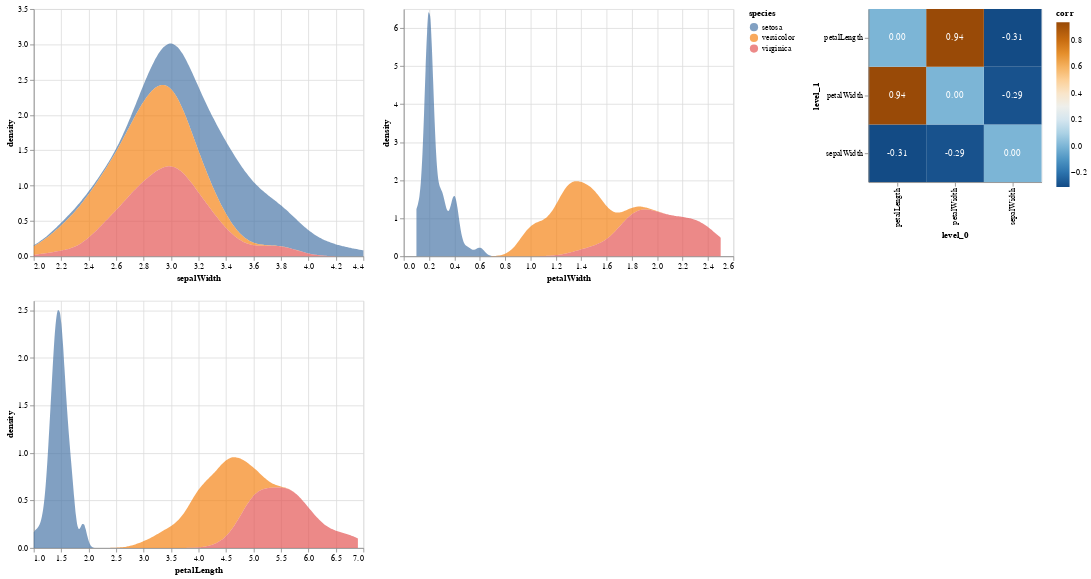

The notebook cell this image was saved under:
### Code cell
dataframe, plots = arid_eda(df, 'species', 'categorical', features = ['sepalWidth', 'petalWidth', 'petalLength'])
plots

### Figure 1 — Vega-Lite specification as saved in the notebook (floating-point values rounded to 4 significant figures; data arrays with more than 128 entries replaced by an {"elided": "..."} marker saying what was removed)
{"config": {"view": {"continuousWidth": 400, "continuousHeight": 300}}, "hconcat": [{"vconcat": [{"hconcat": [{"mark": {"type": "area", "interpolate": "monotone", "opacity": 0.7}, "encoding": {"color": {"type": "nominal", "field": "species"}, "x": {"type": "quantitative", "field": "sepalWidth"}, "y": {"type": "quantitative", "field": "density"}}, "transform": [{"density": "sepalWidth", "groupby": ["species"], "as": ["sepalWidth", "density"]}]}, {"mark": {"type": "area", "interpolate": "monotone", "opacity": 0.7}, "encoding": {"color": {"type": "nominal", "field": "species"}, "x": {"type": "quantitative", "field": "petalWidth"}, "y": {"type": "quantitative", "field": "density"}}, "transform": [{"density": "petalWidth", "groupby": ["species"], "as": ["petalWidth", "density"]}]}]}, {"mark": {"type": "area", "interpolate": "monotone", "opacity": 0.7}, "encoding": {"color": {"type": "nominal", "field": "species"}, "x": {"type": "quantitative", "field": "petalLength"}, "y": {"type": "quantitative", "field": "density"}}, "transform": [{"density": "petalLength", "groupby": ["species"], "as": ["petalLength", "density"]}]}], "data": {"name": "data-a264acbd6e539a8b3afc0cb5f240fb57"}}, {"layer": [{"mark": "rect", "encoding": {"color": {"type": "quantitative", "field": "corr", "scale": {"scheme": "blueorange"}}, "x": {"type": "nominal", "field": "level_0"}, "y": {"type": "nominal", "field": "level_1"}}, "height": 210, "width": 210}, {"mark": "text", "encoding": {"color": {"value": "white"}, "text": {"type": "nominal", "field": "corr_label"}, "x": {"type": "nominal", "field": "level_0"}, "y": {"type": "nominal", "field": "level_1"}}, "height": 210, "width": 210}], "data": {"name": "data-1de6b39a12d83dd360688977e86d9196"}}], "$schema": "https://vega.github.io/schema/vega-lite/v4.8.1.json", "datasets": {"data-a264acbd6e539a8b3afc0cb5f240fb57": {"elided": "150 records"}, "data-1de6b39a12d83dd360688977e86d9196": [{"level_0": "sepalWidth", "level_1": "sepalWidth", "corr": 0.0, "corr_label": "0.00", "abs": 0.0}, {"level_0": "sepalWidth", "level_1": "petalWidth", "corr": -0.289, "corr_label": "-0.29", "abs": 0.289}, {"level_0": "sepalWidth", "level_1": "petalLength", "corr": -0.3096, "corr_label": "-0.31", "abs": 0.3096}, {"level_0": "petalWidth", "level_1": "sepalWidth", "corr": -0.289, "corr_label": "-0.29", "abs": 0.289}, {"level_0": "petalWidth", "level_1": "petalWidth", "corr": 0.0, "corr_label": "0.00", "abs": 0.0}, {"level_0": "petalWidth", "level_1": "petalLength", "corr": 0.9377, "corr_label": "0.94", "abs": 0.9377}, {"level_0": "petalLength", "level_1": "sepalWidth", "corr": -0.3096, "corr_label": "-0.31", "abs": 0.3096}, {"level_0": "petalLength", "level_1": "petalWidth", "corr": 0.9377, "corr_label": "0.94", "abs": 0.9377}, {"level_0": "petalLength", "level_1": "petalLength", "corr": 0.0, "corr_label": "0.00", "abs": 0.0}]}}
